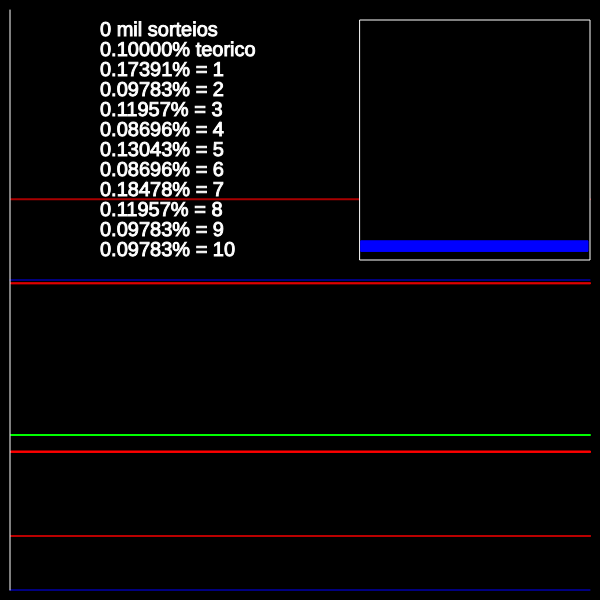
Frame 1 (no input)
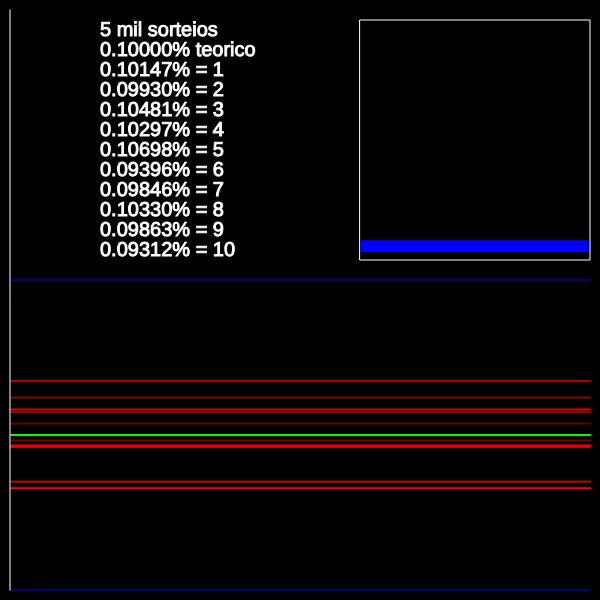
Frame 60 (no input)
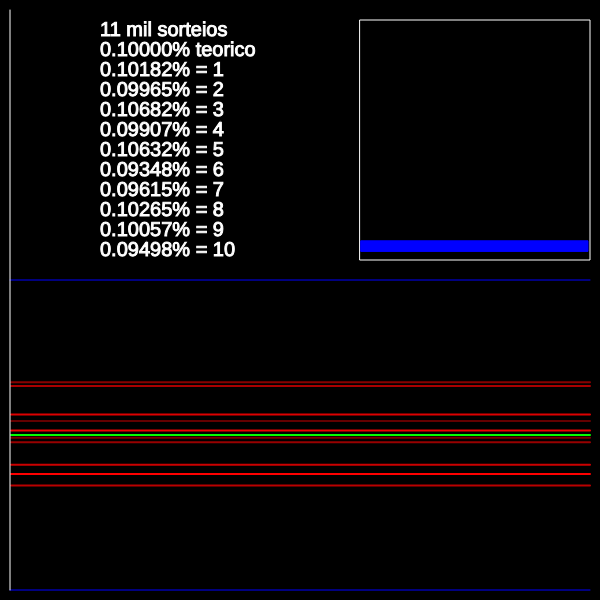
Frame 120 (the mouse pressed at the canvas centre since frame 60)

The p5.js sketch that drew these frames (run headless with seeded random() and noise() and a simulated clock; from frame 60 on, the mouse is pressed at the canvas centre):

// p5.js sketch
// ── sketch.js
// Distribucao de sorteio entre a e b
// Exemplo, para dado, pode colocar a=1 e b=6
// para moeda, pode colocar a=0 e b=1
// E, faixa 'e a % do gr'afico exibida

//Variaveis importantes
let a = 1;
let b = 10;
let faixa = 4;

//Codigo
let qttd = [];
let red = [];
let iterat = a-b+1;
let string = 0;
function setup(){
  createCanvas(600, 600);
  background(0);
  stroke(255);
  for(let i = a; i <= b; i++){
    qttd[i] = 1;
    red[i] = map(i, a, b, 100, 255);
  }
  
}
function draw(){
  background(0);
  for(let i = 0; i < 100; i++){
    let num = int(random(a, b+1));
    qttd[num]++;
    iterat++;
  }
  // let num = int(random(a, b+1));
  // qttd[num]++;
  // iterat++;
  for(let i = a; i <= b; i++){
    let y = map(qttd[i]/iterat, 1/(b-a+1)-(faixa/100)/2, 1/(b-a+1)+(faixa/100)/2, 590, 280);
    stroke(red[i], 0, 0);
    strokeWeight(2);
    line(11, y, 590, y);
  }
  stroke(0, 255, 0);
  let y = map(1/(b-a+1), 1/(b-a+1)-(faixa/100)/2, 1/(b-a+1)+(faixa/100)/2, 590, 280);
  line(11, y, 590, y);
  strokeWeight(1);
  stroke(0,0,255);
  line(10, 590, 590, 590);
  line(10, 280, 590, 280);
  stroke(255);
  line(10, 10, 10, 590);
  fill(255);
  textSize(20)
  string = str(floor(iterat/1000)).concat(" mil sorteios")
  text(string, 100, 20, 200, 20)
  string = str((1/(b-a+1)).toFixed(5)).concat("% teorico")
  text(string, 100, 40, 200, 80)
  for(let i = a; i <= b; i++){
    // text(floor(qttd[i]/iterat*10000), 100, 60+((i-a)*20), 120, 80);
     string = str((qttd[i]/iterat).toFixed(5)).concat("% = ", str([i]))
     
     text(string, 100, 60+((i-a)*20), 220, 80);
  }
  fill(0);
  rect(360, 20, 230, 240)
  stroke(0,0,255);
  let y1 = map(1/(b-a+1)-(faixa/100)/2,0,1,260,20)
  let y2 = map(1/(b-a+1)+(faixa/100)/2,0,1,260,20)
  fill(0,0,255)
  rect(361, y1, 589-362, y2-y1-1);
}
